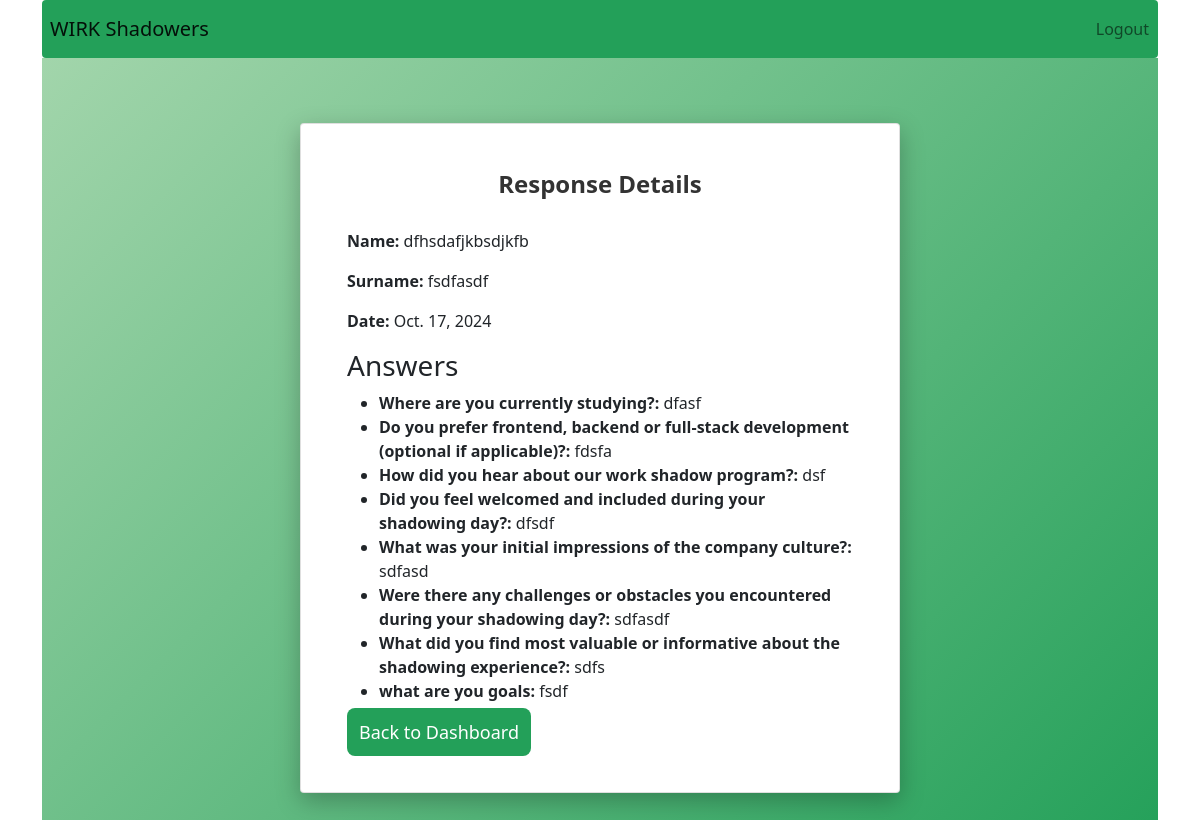
Page /feedback/view_response/7/ (signed in) on the committed database.
### feedback/models.py (models this page shows, shortened)
class Response(models.Model):
    name = models.CharField(max_length=100)
    surname = models.CharField(max_length=100)
    date = models.DateField(auto_now_add=True)
    answers = models.ManyToManyField(Question, through='Answer')

class Answer(models.Model):
    question = models.ForeignKey(Question, on_delete=models.CASCADE)
    response = models.ForeignKey(Response, on_delete=models.CASCADE)
    answer_text = models.TextField()

class Question(models.Model):
    question_text = models.CharField(max_length=255)

### feedback/views.py (the view)
# urls.py: path('view_response/<int:response_id>/', views.view_response, name='view_response'),
@login_required
def view_response(request, response_id):
    response = get_object_or_404(Response, id=response_id)
    answers = Answer.objects.filter(response=response)
    return render(request, 'feedback/view_response.html', {'response': response, 'answers': answers})

### feedback/templates/feedback/view_response.html
{% extends 'feedback/base.html' %}
{% block content %}
<div class="form-container">
    <div class="card">
        <div class="card-body">
            <h2>Response Details</h2>
            <div class="response-details">
                <p><strong>Name:</strong> {{ response.name }}</p>
                <p><strong>Surname:</strong> {{ response.surname }}</p>
                <p><strong>Date:</strong> {{ response.date }}</p>
            </div>
            <h3>Answers</h3>
            <ul class="answers-list">
                {% for answer in answers %}
                    <li>
                        <strong>{{ answer.question.question_text }}:</strong> {{ answer.answer_text }}
                    </li>
                {% endfor %}
            </ul>
            <a href="{% url 'dashboard' %}" class="btn-block">Back to Dashboard</a>
        </div>
    </div>
</div>
{% endblock %}

### feedback/static/css/styles.css (style rules this page uses)
body { background-color: #f4f6f9; font-family: 'Arial', sans-serif; margin: 0; padding: 0; }
.form-container { display: flex; justify-content: center; align-items: center; min-height: 100vh; padding: 20px; background: linear-gradient(135deg, #a2d5ab, #23a059); }
.card { max-width: 600px; width: 100%; background-color: #fff; border-radius: 12px; box-shadow: 0 8px 24px rgba(0, 0, 0, 0.26); padding: 30px; margin: 20px; transition: transform 0.3s ease; }
.card-body h2 { font-weight: bold; font-size: 24px; color: #333; margin-bottom: 30px; text-align: center; }
.btn-block { background-color: #23a059; color: #fff; border: none; font-size: 18px; padding: 12px; border-radius: 8px; cursor: pointer; width: 100%; text-align: center; transition: background-color 0.3s ease, transform 0.3s ease; text-decoration: none; }

### rows in the picture
Response: name "dfhsdafjkbsdjkfb", surname "fsdfasdf", date "Oct. 17, 2024"
Answer: question.question_text "Where are you currently studying?", answer_text "dfasf"
Answer: question.question_text "Do you prefer frontend, backend or full-stack development (optional if applicable)?", answer_text "fdsfa"
Answer: question.question_text "How did you hear about our work shadow program?", answer_text "dsf"
Answer: question.question_text "Did you feel welcomed and included during your shadowing day?", answer_text "dfsdf"
Answer: question.question_text "What was your initial impressions of the company culture?", answer_text "sdfasd"
Answer: question.question_text "Were there any challenges or obstacles you encountered during your shadowing day?", answer_text "sdfasdf"
Answer: question.question_text "What did you find most valuable or informative about the shadowing experience?", answer_text "sdfs"
Answer: question.question_text "what are you goals", answer_text "fsdf"
